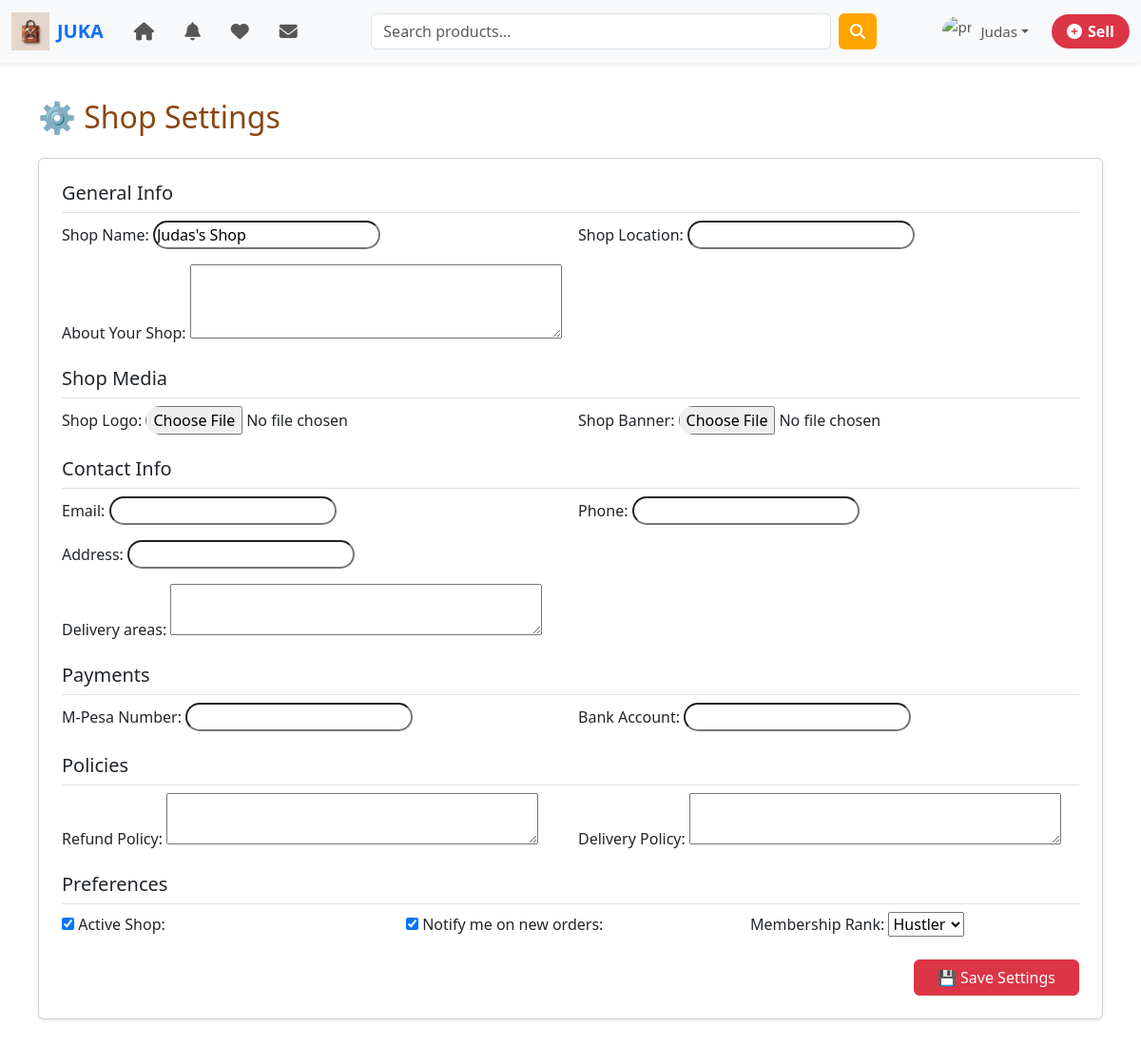
/seller/settings/ (signed in), run on the app's committed database.
### accounts/models.py (models this page shows, shortened)
class CustomUser(AbstractUser):
    ROLE_CHOICES = (
        ('buyer', 'Buyer'),
        ('seller', 'Seller'),
    )
    role = models.CharField(max_length=10, choices=ROLE_CHOICES, default='buyer')
    phone_number = models.CharField(max_length=15, blank=True, null=True)
    @property
    def is_seller(self):
        return self.role == 'seller'

### sellers/models.py (models this page shows, shortened)
class Shop(models.Model):
    seller = models.OneToOneField(
        settings.AUTH_USER_MODEL,
        on_delete=models.CASCADE,
        related_name='shop'
    )
    shop_name = models.CharField(max_length=255)
    description = models.TextField(blank=True, null=True)
    location = models.CharField(max_length=255, blank=True, null=True)  # e.g., "Nairobi, Kenya"
    logo = models.ImageField(upload_to="shops/logos/", blank=True, null=True)
    banner = models.ImageField(upload_to="shops/banners/", blank=True, null=True)
    email = models.EmailField(blank=True, null=True)
    phone = models.CharField(max_length=20, blank=True, null=True)
    address = models.CharField(max_length=255, blank=True, null=True)
    delivery_areas = models.TextField(blank=True, null=True, help_text="List of areas served (comma separated)")
    payment_number = models.CharField(max_length=50, blank=True, null=True, help_text="Mpesa / Mobile Money")
    bank_account = models.CharField(max_length=100, blank=True, null=True)
    refund_policy = models.TextField(blank=True, null=True)
    delivery_policy = models.TextField(blank=True, null=True)
    active = models.BooleanField(default=True)
    notify_on_order = models.BooleanField(default=True)
    created_at = models.DateTimeField(auto_now_add=True)
    rank = models.CharField(
        max_length=20,
        choices=[("hustler", "Hustler"), ("verified", "Verified"), ("pro", "Pro")],
        default="hustler"
    )

### sellers/views.py (the view)
# urls.py: path("settings/", views.settings, name="settings"),
@login_required
def settings(request):
    shop = get_object_or_404(Shop, seller=request.user)
    if request.method == "POST":
        form = ShopSettingsForm(request.POST, request.FILES, instance=shop)
        if form.is_valid():
            form.save()
            return redirect("settings")  # refresh after save
    else:
        form = ShopSettingsForm(instance=shop)
    return render(request, "settings.html", {"form": form})

### JUKA/context_processors.py (called while the page is built)
def categories_processor(request):
    return {
        "categories": Category.objects.all()
    }

def saved_items(request):
    saved_ids = set()
    if request.user.is_authenticated:
        saved_ids = set(SavedItem.objects.filter(user=request.user).values_list("advert_id", flat=True))
    return {'user_saved_ids': saved_ids}

def unread_counts(request):
    if request.user.is_authenticated:
        unread_messages = Message.objects.filter(
            receiver=request.user,
            is_read=False
        ).count()
        unread_notifications = Notification.objects.filter(
            user=request.user,
            is_read=False
        ).count()
    else:
        unread_messages = 0
        unread_notifications = 0
    return {
        'unread_messages': unread_messages,
        'unread_notifications': unread_notifications,
    }

### sellers/templates/settings.html (shortened to what this page needs)
{% extends "base.html" %}
{% block content %}
<div class="container my-4">
    <h2 class="mb-4">⚙️ Shop Settings</h2>
    <form method="post" enctype="multipart/form-data" class="card shadow-sm p-4 rounded">
        <div class="mb-4">
            <h5 class="border-bottom pb-2">General Info</h5>
            <div class="row g-3">
                <div class="col-md-6">
                    {{ form.shop_name.label_tag }}
                    {{ form.shop_name }}
                </div>
                <div class="col-md-6">
                    {{ form.location.label_tag }}
                    {{ form.location }}
                </div>
                <div class="col-12">
                    {{ form.description.label_tag }}
                    {{ form.description }}
                </div>
            </div>
        </div>
        <div class="mb-4">
            <h5 class="border-bottom pb-2">Shop Media</h5>
            <div class="row g-3">
                <div class="col-md-6">
                    {{ form.logo.label_tag }}
                    {{ form.logo }}
                </div>
                <div class="col-md-6">
                    {{ form.banner.label_tag }}
                    {{ form.banner }}
                </div>
            </div>
        </div>
        <div class="mb-4">
            <h5 class="border-bottom pb-2">Contact Info</h5>
            <div class="row g-3">
                <div class="col-md-6">
                    {{ form.email.label_tag }}
                    {{ form.email }}
                </div>
                <div class="col-md-6">
                    {{ form.phone.label_tag }}
                    {{ form.phone }}
                </div>
                <div class="col-12">
                    {{ form.address.label_tag }}
                    {{ form.address }}
                </div>
                <div class="col-12">
                    {{ form.delivery_areas.label_tag }}
                    {{ form.delivery_areas }}
                </div>
            </div>
        </div>
        <div class="mb-4">
            <h5 class="border-bottom pb-2">Payments</h5>
            <div class="row g-3">
                <div class="col-md-6">
                    {{ form.payment_number.label_tag }}
                    {{ form.payment_number }}
                </div>
                <div class="col-md-6">
                    {{ form.bank_account.label_tag }}
                    {{ form.bank_account }}
                </div>
            </div>
        </div>
        <div class="mb-4">
            <h5 class="border-bottom pb-2">Policies</h5>
            <div class="row g-3">
                <div class="col-md-6">
                    {{ form.refund_policy.label_tag }}
                    {{ form.refund_policy }}
                </div>
                <div class="col-md-6">
                    {{ form.delivery_policy.label_tag }}
                    {{ form.delivery_policy }}
                </div>
            </div>
        </div>
        <div class="mb-4">
            <h5 class="border-bottom pb-2">Preferences</h5>
            <div class="row g-3 align-items-center">
                <div class="col-md-4">
                    {{ form.active }} {{ form.active.label_tag }}
                </div>
                <div class="col-md-4">
                    {{ form.notify_on_order }} {{ form.notify_on_order.label_tag }}
                </div>
                <div class="col-md-4">
                    {{ form.rank.label_tag }}
                    {{ form.rank }}
                </div>
            </div>
        </div>
        <div class="text-end">
            <button type="submit" class="btn btn-danger px-4">💾 Save Settings</button>
        </div>
    </form>
</div>
{% endblock %}

### templates/base.html (shortened to what this page needs)
{% load static %}
{% load socialaccount %}
<!doctype html>
<html lang="en">
<head>
    <link href="https://cdn.jsdelivr.net/npm/bootstrap@5.3.2/dist/css/bootstrap.min.css" rel="stylesheet">
    <link rel="stylesheet" href="{% static 'main.css' %}">
    <link href="https://cdnjs.cloudflare.com/ajax/libs/font-awesome/6.4.0/css/all.min.css" rel="stylesheet">
</head>
<body>
<nav class="navbar navbar-expand-lg navbar-light bg-light shadow-sm">
    <div class="container-fluid">
        <a class="navbar-brand fw-bold text-primary d-flex align-items-center" href="{% url 'home' %}">
            <img src="{% static 'logo.png' %}" alt="Logo" width="40" class="me-2"> JUKA
        </a>
        <div class="collapse navbar-collapse" id="navbarSupportedContent">
            <ul class="navbar-nav me-auto mb-2 mb-lg-0 d-flex align-items-center">
                <li class="nav-item mx-2">
                    <a class="nav-link" href="{% url 'home' %}" title="Home">
                    </a>
                </li>
                <li class="nav-item mx-2">
                    {% if user.is_authenticated %}
                    <a class="nav-link" href="{% url 'notifications' %}" title="Notifications">
                    </a>
                    {% endif %}
                </li>
                <li class="nav-item mx-2">
                    {% if user.is_authenticated %}
                    <a class="nav-link" href="{% url 'saved_items' %}" title="Saved Items">
                    </a>
                    {% endif %}
                </li>
                <li class="nav-item mx-2">
                    {% if user.is_authenticated %}
                    <a class="nav-link" href="{% url 'inbox' %}" title="Messages">
                    </a>
                    {% endif %}
                </li>
            </ul>
            <form class="d-flex mx-auto w-50" method="get" action="{% url 'search' %}">
                <input class="form-control me-2" type="search" placeholder="Search products..." aria-label="Search">
                <button class="btn btn-primary" type="submit">
                    <i class="fas fa-search"></i>
                </button>
            </form>
            <ul class="navbar-nav ms-auto d-flex align-items-center">
                <li class="nav-item dropdown d-flex align-items-center">
                    {% if user.is_authenticated %}
                    <a class="nav-link dropdown-toggle d-flex align-items-center" href="#" role="button"
                       data-bs-toggle="dropdown" aria-expanded="false">
                        <img src="https://cdn-icons-png.flaticon.com/512/149/149071.png"
                             class="rounded-circle me-2" width="32" height="32" alt="profile">
                        <span>{{ user.first_name }}</span>
                    </a>
                    {% else %}
                    <button class="btn btn-outline-primary" data-bs-toggle="modal" data-bs-target="#loginModal">
                        Login
                    </button>
                    {% endif %}
                </li>
                <li class="nav-item ms-3">
                    {% if user.is_authenticated %}
                    {% if user.sellerprofile %}
                    <a href="{% url 'create_advert' %}" class="btn btn-danger">
                        <i class="fas fa-plus-circle"></i> Sell
                    </a>
                    {% else %}
                    <a href="{% url 'setup_seller_profile' %}" class="btn btn-danger">
                        <i class="fas fa-plus-circle"></i> Sell
                    </a>
                    {% endif %}
                    {% else %}
                    <button class="btn btn-danger" data-bs-toggle="modal" data-bs-target="#loginModal">
                        <i class="fas fa-plus-circle"></i> Sell
                    </button>
                    {% endif %}
                </li>
            </ul>
        </div>
    </div>
</nav>
<div class="{% if show_sidebar %}layout-with-sidebar{% else %}layout-fullwidth{% endif %}">
    <div class="main-content container">
        <div class="row">
            {% block content %}{% endblock %}
        </div>
    </div>
</div>
</body>
</html>

### static/main.css (style rules this page uses)
body { padding-top: 70px; width: 100%; max-width: 100%; font-family: 'Segoe UI', Arial, sans-serif; overflow-x: hidden; }
:root { --orange: #FFA500; --yellow: #FFD700; --brown: #8B4513; --white: #ffffff; }
body { background-color: var(--white); color: var(--brown); }
.btn-primary { background-color: var(--orange); border: none; }
.navbar { position: fixed; top: 0; left: 0; width: 100%; z-index: 1050; }
.navbar { font-size: 0.95rem; }
.navbar .nav-link { display: flex; align-items: center; gap: 0; }
form input { border-radius: 50px; }
form button { border-radius: 50px; }
.navbar .btn-danger { background-color: #dc3545; border: none; font-weight: bold; border-radius: 30px; padding: 6px 16px; display: flex; align-items: center; gap: 6px; transition: background-color 0.3s ease; }
.layout-fullwidth .main-content { width: 100%; padding: 10px; }

### data on the page
CustomUser: first_name "Judas"
Shop: shop_name "Judas's Shop", active "☑", notify_on_order "☑", rank "Hustler"
